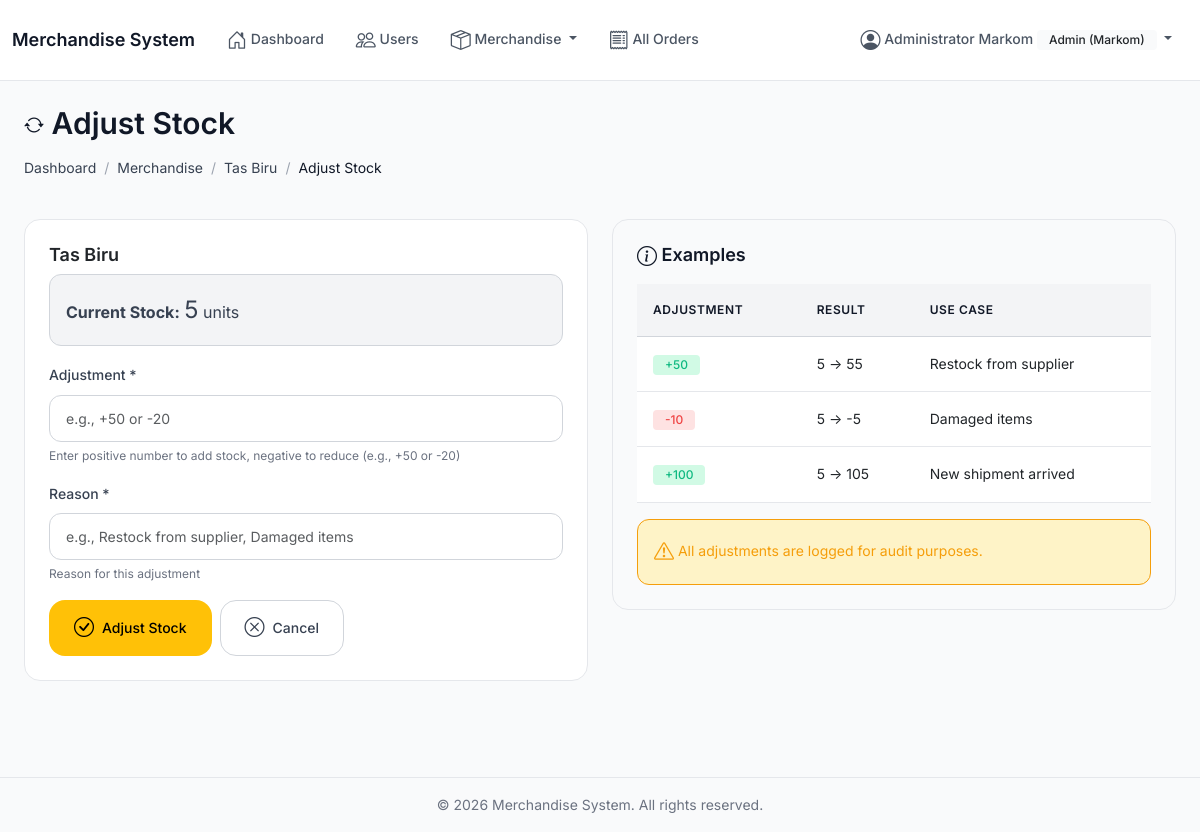
Before: /merchandise/3/adjust-stock/ (signed in) with the older database file.
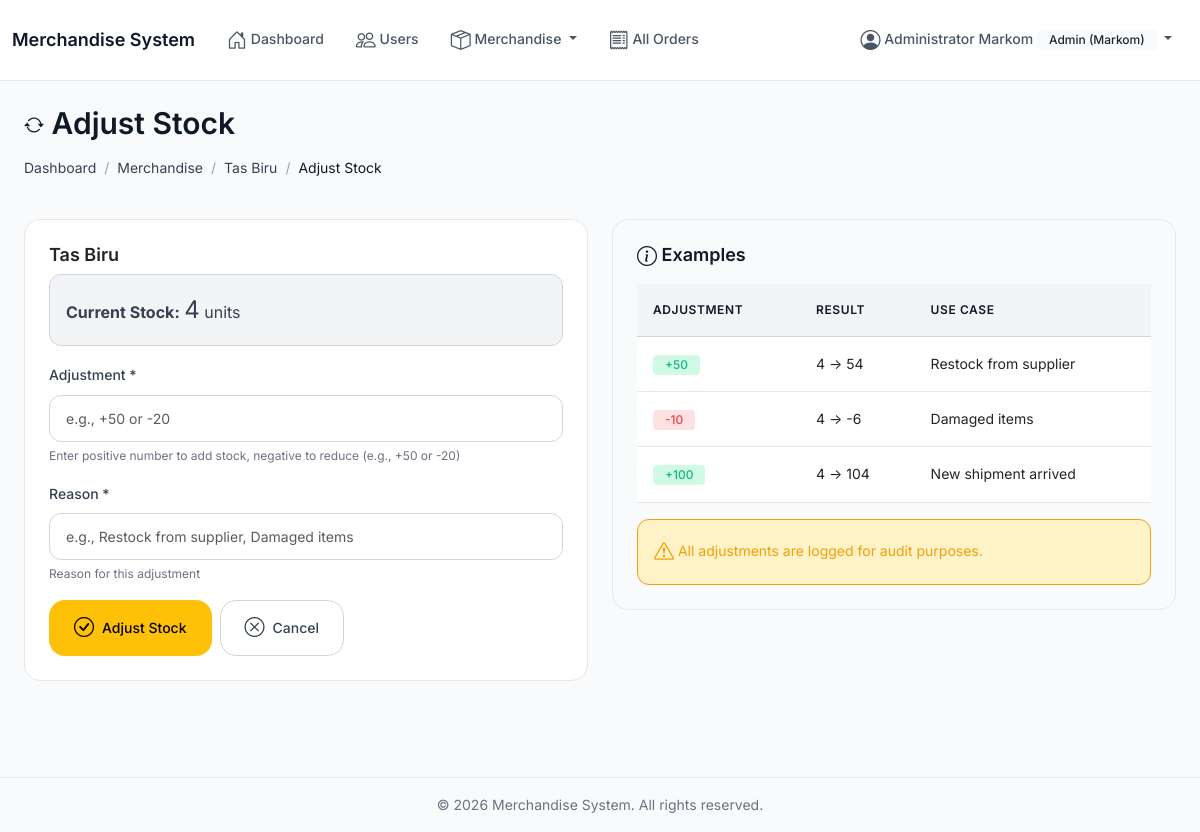
After: the same page with the newer database file.
### merchandise/models.py (models this page shows, shortened)
class Merchandise(models.Model):
    name = models.CharField(
        max_length=200,
        help_text='Merchandise name'
    )
    description = models.TextField(
        blank=True,
        help_text='Merchandise description'
    )
    category = models.ForeignKey(
        Category,
        on_delete=models.PROTECT,
        help_text='Category for this merchandise'
    )
    stock = models.IntegerField(
        default=0,
        help_text='Current stock quantity'
    )
    image = models.ImageField(
        upload_to='merchandise/%Y/%m/',
        blank=True,
        null=True,
        help_text='Merchandise image (max 2MB, JPG/PNG)'
    )
    is_active = models.BooleanField(
        default=True,
        help_text='Active status (soft delete)'
    )
    created_by = models.ForeignKey(
        settings.AUTH_USER_MODEL,
        on_delete=models.SET_NULL,
        null=True,
        related_name='created_merchandise',
        help_text='User who created this merchandise'
    )
    created_at = models.DateTimeField(auto_now_add=True)
    updated_at = models.DateTimeField(auto_now=True)
    class Meta:
        db_table = 'merchandise'
        verbose_name = 'Merchandise'
        verbose_name_plural = 'Merchandise'
        ordering = ['-created_at']
    def delete(self, using=None, keep_parents=False):
        """Soft delete: set is_active to False"""
        self.is_active = False
        self.save()

### merchandise/views.py (the view)
# urls.py: path('<int:pk>/adjust-stock/', views.merchandise_adjust_stock, name='merchandise_adjust_stock'),
@admin_required
def merchandise_adjust_stock(request, pk):
    merchandise = get_object_or_404(Merchandise, pk=pk)
    if request.method == 'POST':
        form = StockAdjustmentForm(request.POST)
        if form.is_valid():
            try:
                adjustment = form.cleaned_data['adjustment']
                reason = form.cleaned_data['reason']
                StockHistory.create_adjustment(
                    merchandise=merchandise,
                    adjustment=adjustment,
                    reason=reason,
                    adjusted_by=request.user
                )
                sign = '+' if adjustment >= 0 else ''
                messages.success(
                    request,
                    f'Stock adjusted: {sign}{adjustment}. New stock: {merchandise.stock}'
                )
                return redirect('merchandise:merchandise_detail', pk=pk)
            except Exception as e:
                messages.error(request, f'Error adjusting stock: {str(e)}')
        else:
            messages.error(request, 'Please correct the errors below.')
    else:
        form = StockAdjustmentForm()
    return render(request, 'merchandise/stock_adjust.html', {
        'form': form,
        'merchandise': merchandise
    })

### merchandise/forms.py (shortened to what this page needs)
class StockAdjustmentForm(forms.Form):
    adjustment = forms.IntegerField(
        label='Adjustment',
        help_text='Enter positive number to add stock, negative to reduce (e.g., +50 or -20)',
        widget=forms.NumberInput(attrs={
            'class': 'form-control',
            'placeholder': 'e.g., +50 or -20'
        })
    )
    reason = forms.CharField(
        label='Reason',
        max_length=200,
        help_text='Reason for this adjustment',
        widget=forms.TextInput(attrs={
            'class': 'form-control',
            'placeholder': 'e.g., Restock from supplier, Damaged items'
        })
    )

### accounts/models.py (called while the page is built)
    @property
    def is_admin(self):
        return self.role == self.Role.ADMIN

    @property
    def is_sales(self):
        return self.role == self.Role.SALES

### templates/merchandise/stock_adjust.html (shortened to what the changed rows need)
{% extends 'base.html' %}
{% block content %}
<div class="container-fluid">
    <div class="row mb-4">
        <div class="col">
            <h2><i class="bi bi-arrow-repeat"></i> Adjust Stock</h2>
            <nav aria-label="breadcrumb">
                <ol class="breadcrumb">
                    <li class="breadcrumb-item"><a href="{% url 'merchandise:merchandise_detail' merchandise.pk %}">{{ merchandise.name }}</a></li>
                </ol>
            </nav>
        </div>
    </div>
    <div class="row">
        <div class="col-md-6">
            <div class="card">
                <div class="card-body">
                    <h5 class="card-title">{{ merchandise.name }}</h5>
                    <div class="alert alert-info">
                        <strong>Current Stock:</strong>
                        <span class="fs-4">{{ merchandise.stock }}</span> units
                    </div>
                    <form method="post" novalidate>
                        <div class="mb-3">
                        </div>
                        <div class="mb-3">
                        </div>
                        <div class="d-flex gap-2">
                        </div>
                    </form>
                </div>
            </div>
        </div>
        <div class="col-md-6">
            <div class="card bg-light">
                <div class="card-body">
                    <table class="table table-sm">
                        <thead>
                            <tr>
                                <th>Adjustment</th>
                                <th>Result</th>
                                <th>Use Case</th>
                            </tr>
                        </thead>
                        <tbody>
                            <tr>
                                <td><span class="badge bg-success">+50</span></td>
                                <td>{{ merchandise.stock }} → {{ merchandise.stock|add:50 }}</td>
                                <td>Restock from supplier</td>
                            </tr>
                            <tr>
                                <td><span class="badge bg-danger">-10</span></td>
                                <td>{{ merchandise.stock }} → {{ merchandise.stock|add:-10 }}</td>
                                <td>Damaged items</td>
                            </tr>
                            <tr>
                                <td><span class="badge bg-success">+100</span></td>
                                <td>{{ merchandise.stock }} → {{ merchandise.stock|add:100 }}</td>
                                <td>New shipment arrived</td>
                            </tr>
                        </tbody>
                    </table>
                </div>
            </div>
        </div>
    </div>
</div>
{% endblock %}

Changed rows visible on the page:
changed Merchandise "Tas Biru": stock "5" → "4"; stock|add "55" → "54"; stock|add "-5" → "-6"; stock|add "105" → "104"
